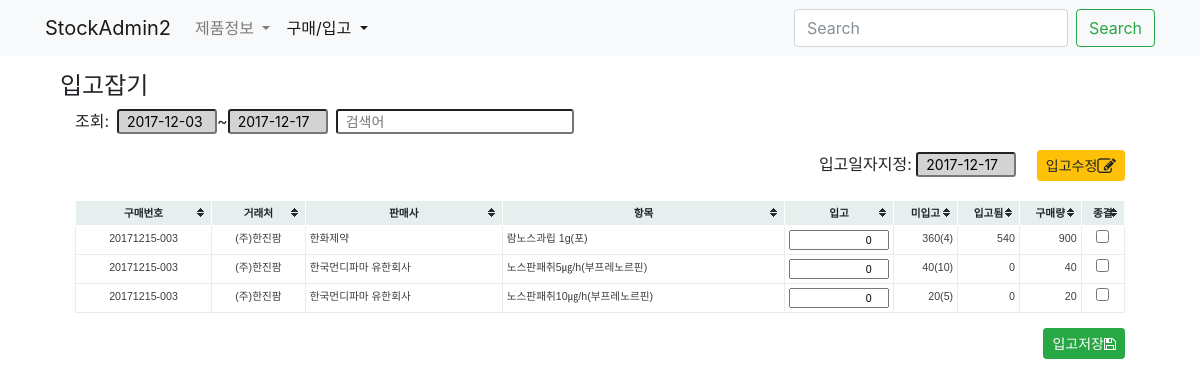
Page /buy/stockrecord/stocking/ on the committed database.
### buy/models.py (models this page shows, shortened)
class StockRecord(models.Model):
    buyitem = models.ForeignKey(BuyItem, on_delete=models.CASCADE)
    date = models.DateField('입고일자', blank=True, null=True)
    amount = models.IntegerField('입고수량', default=0)
    updated = models.DateTimeField(auto_now=True)
    created = models.DateTimeField(auto_now_add=True)
    objects = StockRecordManager()
    class Meta:
        verbose_name_plural = '입고기록'
        verbose_name = '입고기록'
        ordering = '-buyitem__created',
    def __init__(self, *args, **kwargs):
        super(StockRecord, self).__init__(*args, **kwargs)
        self.old_amount  = self.amount

class BuyItem(models.Model):
    buy = models.ForeignKey(Buy, null=True, blank=True, on_delete=models.CASCADE)
    buyinfo = models.ForeignKey('product.BuyInfo', on_delete=models.CASCADE)
    amount = models.IntegerField('구매수량')
    comment = models.CharField('비고', max_length=50, blank=True)
    isend = models.BooleanField('구매종결', default=False)
    updated = models.DateTimeField(auto_now=True)
    created = models.DateTimeField(auto_now_add=True)
    class Meta:
        verbose_name = '구매품목'
        verbose_name_plural = '구매품목'
        unique_together = 'buy', 'buyinfo',
    def __init__(self, *args, **kwargs):
        super(BuyItem, self).__init__(*args, **kwargs)
    def get_stocked_sum(self):
        aggset = self.stockrecord_set.aggregate(stocked=Sum('amount'))
        return aggset['stocked'] or 0
    def get_incompleted_stock(self):
        return self.amount - self.get_stocked_sum()
    def get_incompleted_stock_by_pkg(self):
        incompleted_stock = self.get_incompleted_stock()
        pkg_amount = self.buyinfo.product.pkg_amount or 1
        return incompleted_stock//pkg_amount

class Buy(models.Model):
    slug = models.SlugField('구매번호', unique=True, blank=True, editable=False)
    commiter = models.ForeignKey(settings.AUTH_USER_MODEL, blank=True, null=True, on_delete=models.SET_NULL)
    date = models.DateField('구매일자', blank=True, default=timezone.now)
    iscart = models.BooleanField('카트인지', blank=True, default=False)
    updated = models.DateTimeField(auto_now=True)
    created = models.DateTimeField(auto_now_add=True)
    class Meta:
        verbose_name = '구매요청서'
        verbose_name_plural = '구매요청서'
        ordering = '-created',

### product/models.py (models this page shows, shortened)
class BuyInfo(BuyInfoMixin, models.Model):
    slug = models.SlugField('구매코드', unique=True, blank=True)
    product = models.ForeignKey(Product, on_delete=models.CASCADE)
    market = models.ForeignKey(Market, on_delete=models.CASCADE)
    date = models.DateField('시작일자', blank=True, default=timezone.now)
    price = models.DecimalField('구매가격', max_digits=50, decimal_places=2)
    active = models.BooleanField('사용중', default=True)
    updated = models.DateTimeField(auto_now=True)
    created = models.DateTimeField(auto_now_add=True)
    objects = BuyInfoManager()
    class Meta:
        verbose_name = '구매정보'
        verbose_name_plural = '구매정보'
        ordering = '-created',

class Market(models.Model):
    name = models.CharField('도매상명', max_length=50, unique=True)
    tel = models.CharField('전화', max_length=50, blank=True, null=True)
    fax = models.CharField('팩스', max_length=50, blank=True, null=True)
    email = models.EmailField('메일', blank=True, null=True)
    updated = models.DateTimeField(auto_now=True)
    created = models.DateTimeField(auto_now_add=True)
    objects = MarketManager()
    class Meta:
        verbose_name = '도매상'
        verbose_name_plural = '도매상'
    def __str__(self):
        return self.name

class Product(models.Model):
    name = models.CharField('제품명', max_length=50, unique=True)
    code = models.CharField('제품코드', max_length=50, unique=True)
    company = models.CharField('판매사', max_length=50, blank=True)
    std_unit = models.CharField('제품규격', max_length=10, choices=zip(STD_UNITs, STD_UNITs))
    pkg_amount = models.IntegerField('포장수량', default=1)
    etc_class = models.CharField('기타구분', max_length=10, choices=zip(ETC_CLASS, ETC_CLASS), default='일반')
    updated = models.DateTimeField(auto_now=True)
    created = models.DateTimeField(auto_now_add=True)
    objects = ProductManager()
    class Meta:
        verbose_name = '제품'
        verbose_name_plural = '제품'
        ordering = '-created',
    def __str__(self):
        return self.name

### buy/views.py (the view, shortened to what this page needs)
# urls.py: path('stockrecord/stocking/', StockRecordStockingView.as_view(), name='stock-stocking'),
class StockRecordStockingView(FormView):
    form_class = DateForm
    success_url = '.'
    template_name = 'buy/stocking_form.html'
    def get_context_data(self, **kwargs):
        context = super(StockRecordStockingView, self).get_context_data(**kwargs)
        if self.request.method == "POST":
            context['formset'] = StockRecordFormSet(self.request.POST or None)
        else:
            qs = StockRecord.objects.filter(
                buyitem__buy__commiter__isnull=False,
                amount=0,
                buyitem__isend=False
            )
            qf = QueryFilter(self.request, app_name='StockRecord-stocking', queryset=qs)
            qf.set_filter_form_to_context(context,
                date='date_filter_form', search='search_filter_form'
            )
            qs = qf.filter_by_date()
            qs = qf.filter_by_search(queryset=qs)
            context['formset'] = StockRecordFormSet(queryset=qs)
        return context

### buy/forms.py
class DateForm(forms.Form):
    date = forms.DateField(label='구매일자', initial=timezone.now(), required=False)

### core/filter/forms.py
class DateFilterForm(forms.Form):
    start_date = forms.DateField(initial=START_DATE_INI)
    end_date = forms.DateField(initial=END_DATE_INI)

### buy/managers.py (called while the page is built)
    def get_queryset(self):
        return StockRecordQuerySet(self.model, using=self._db)

### core/filter/views.py (called while the page is built)
    def set_filter_form_to_context(self, context, **form_kinds):
        for kind, form_name in form_kinds.items():
            if kind == 'date':
                context[form_name] = self.get_date_filter_form()
            elif kind == 'search':
                context[form_name] = self.get_search_filter_form()
        return context

    def get_date_filter_form(self):
        Form = self.form_classes['date']
        return Form(self.request.GET or None)

    def get_search_filter_form(self):
        Form = self.form_classes['search']
        search_form = Form(self.request.GET or None)
        if search_form.is_valid():
            search = search_form.cleaned_data.get('search')
            self.request.session['search'] = search
        else:
            session_search = self.request.session.get('search')
            if session_search:
                search_form.fields['search'].initial = session_search
        return search_form

    def filter_by_date(self, date_field=None, queryset=None):
        date_form = self.get_date_filter_form()
        qs = queryset or self.queryset
        if date_field is None:
            lookup = LOOKUP_CONTEXTS.get(self.app_name)
            if lookup:
                date_fields = lookup.get('date_range')
                if date_fields:
                    date_field = date_fields[0]
        if not qs or not date_field:
            return qs
        if date_form.is_valid():
            start_date = date_form.cleaned_data.get('start_date')
            end_date = date_form.cleaned_data.get('end_date')
        else:
            start_date = date_form.fields['start_date'].initial
            end_date = date_form.fields['end_date'].initial
        date_q = Q(**{'{}__range'.format(date_field): [start_date, end_date]})
        return qs.filter(date_q)

### buy/templates/buy/stocking_form.html (shortened to what this page needs)
{% extends "buy/buy_base.html" %}
{% load humanize %}
{% load widget_tweaks %}
{% block buy_header %}
<h4>입고잡기</h4>
<div class="col-12">
    {% url 'buy:stock-stocking' as stocking_url %}
    {% include "buy/components/filter_form.html" with url=stocking_url %}
</div>
{% endblock buy_header %}
{% block buy_content %}
<div class="col-12">
    <form method="post" action=".">
        <div class="form-group text-right">
            <label>입고일자지정:</label>
            {% render_field form.date class="form-control-sm datepicker" readonly="true" tabindex="-1" %}
            <a id="btn-goto-stocked" class="btn btn-warning btn-sm ml-3">
                입고수정<i class="fa fa-pencil-square-o fa-lg" aria-hidden="true"></i>
            </a>
        </div>
        <table class="table-bordered tablesorter tablesorter-sortable grid-table">
            <thead class="text-center thead-light">
                <tr>
                    <th>구매번호</th>
                    <th>거래처</th>
                    <th>판매사</th>
                    <th>항목</th>
                    <th>입고</th>
                    <th>미입고</th>
                    <th>입고됨</th>
                    <th>구매량</th>
                    <th>종결</th>
                </tr>
            </thead>
            <tbody>
                {% for form in formset %}
                <tr>
                    <td class="text-center">{{ form.instance.buyitem.buy.slug }}</td>
                    <td class="text-center">{{ form.instance.buyitem.buyinfo.market }}</td>
                    <td>{{ form.instance.buyitem.buyinfo.product.company }}</td>
                    <td>{{ form.buyitem }}{{ form.instance.buyitem.buyinfo.product }}</td>
                    {% with amount_step=form.instance.buyitem.buyinfo.product.pkg_amount amount_rest=form.instance.buyitem.get_incompleted_stock %}
                    <td class="amount">{% render_field form.amount step=amount_step min=0 max=amount_rest %}</td>
                    {% endwith %}
                    <td class="text-right">
                        {{ form.instance.buyitem.get_incompleted_stock }}({{ form.instance.buyitem.get_incompleted_stock_by_pkg }})
                    </td>
                    <td class="text-right">{{ form.instance.buyitem.get_stocked_sum }}</td>
                    <td class="text-right">{{ form.instance.buyitem.amount }}</td>
                    <td class="text-center">{{ form.end|attr:"tabindex:-1" }}</td>
                </tr>
                {% endfor %}
            </tbody>
        </table>
        <div class="form-group text-right">
            <button type="submit" class="btn btn-success btn-sm">입고저장<i class="fa fa-floppy-o" aria-hidden="true"></i></button>
        </div>
    </form>
</div>
{% endblock buy_content %}

### static/tablesorter/themes/blue/style.css (style rules this page uses)
table.tablesorter { font-family:arial; background-color: #CDCDCD; margin:10px 0pt 15px; font-size: 8pt; width: 100%; text-align: left; }
table.tablesorter thead tr th, table.tablesorter tfoot tr th { background-color: #e6EEEE; border: 1px solid #FFF; font-size: 8pt; padding: 4px; }
table.tablesorter thead tr .header { background-image: url(bg.gif); background-repeat: no-repeat; background-position: center right; cursor: pointer; }
table.tablesorter tbody td { color: #3D3D3D; padding: 4px; background-color: #FFF; vertical-align: top; }

### static/css/common.css (style rules this page uses)
.datepicker { width: 100px; height: 25px !important; background-color: lightgray; }
input[name=search] { height: 25px !important; }
table.tablesorter thead { text-align: center; }
table.tablesorter input[type=text], table.tablesorter input[type=number], table.tablesorter select { width: 100%; padding: 0; margin: 0; }
table.tablesorter input[type=number] { text-align: right; }
td.amount { width: 100px; }

### rows in the picture
StockRecord: instance.buyitem.buy.slug "20171215-003", instance.buyitem.buyinfo.market "(주)한진팜", instance.buyitem.buyinfo.product.company "한화제약", instance.buyitem.buyinfo.product "람노스과립 1g(포)", instance.buyitem.get_incompleted_stock "360", instance.buyitem.get_incompleted_stock_by_pkg "4", instance.buyitem.get_stocked_sum "540", instance.buyitem.amount "900"
StockRecord: instance.buyitem.buy.slug "20171215-003", instance.buyitem.buyinfo.market "(주)한진팜", instance.buyitem.buyinfo.product.company "한국먼디파마 유한회사", instance.buyitem.buyinfo.product "노스판패취5㎍/h(부프레노르핀)", instance.buyitem.get_incompleted_stock "40", instance.buyitem.get_incompleted_stock_by_pkg "10", instance.buyitem.get_stocked_sum "0", instance.buyitem.amount "40"
StockRecord: instance.buyitem.buy.slug "20171215-003", instance.buyitem.buyinfo.market "(주)한진팜", instance.buyitem.buyinfo.product.company "한국먼디파마 유한회사", instance.buyitem.buyinfo.product "노스판패취10㎍/h(부프레노르핀)", instance.buyitem.get_incompleted_stock "20", instance.buyitem.get_incompleted_stock_by_pkg "5", instance.buyitem.get_stocked_sum "0", instance.buyitem.amount "20"
